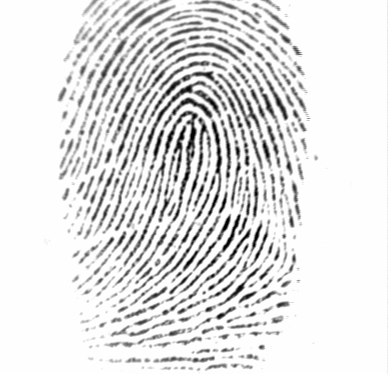
#> input picture images/102_1.jpg, 388 x 374 px; its folder holds only this picture in this run
$ python -i temp.py   (imports and definitions only)
#> lines starting #> are read from the running program, lines starting #| are printed output that depends on the picture; after the words box and inside, x2 and y2 are one past the last pixel; in counts of white or black regions, pixels touching at a corner belong together
#> further down, picture is the input picture: shape (374, 388, 3); min 0, max 255, mean 226.3
import cv2 as cv
import cv2
import numpy as np
import pandas as pd
import glob
from functools import reduce
import operator

def orient_certainty(mat,sobelx,sobely):
		C = np.asarray([[0, 0],[0,0]])
		for x in range(32):
			for y in range(32):
				dx = sobelx[x,y]/(32)
				dy = sobely[x,y]/(32)
				C = C + np.asarray([[dx*dx, dy*dx],[dy*dx,dy*dy]])
		return ((C[0][0] + C[1][1] - np.sqrt((C[0][0] - C[1][1])**2 + 4*(C[0][1])**2))/(C[0][0] + C[1][1] + np.sqrt((C[0][0] - C[1][1])**2 + 4*(C[0][1])**2)))

def skeletonize(mat):
		size = np.size(mat)
#> size = 435336
		skel = np.zeros(mat.shape,np.uint8)
		ret,mat2 = cv2.threshold(mat,127,255,0)
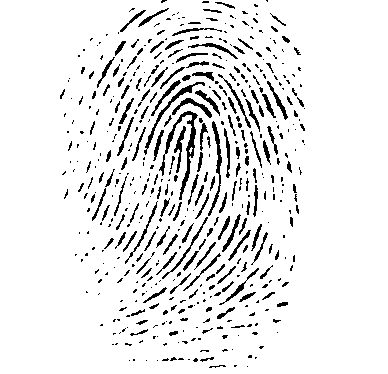
#> mat2: shape (374, 388, 3); 91.6% white; black in thin lines or dots, all inside (x1, y1, x2, y2) = (60, 0, 305, 368)
		element = cv2.getStructuringElement(cv2.MORPH_CROSS,(3,3))
		done = False
		c = 0
		while( not done):
		    eroded = cv2.erode(mat2,element)
		    temp = cv2.dilate(eroded,element)
		    temp = cv2.subtract(mat2,temp)
		    skel = cv2.bitwise_or(skel,temp)
		    mat2 = eroded.copy()
		    c = c+1
		    zeros = size - cv2.countNonZero(mat2)
		    if zeros==size or c>100:
		        done = True
#> this loop made 1 pass
#> pass 1, in skeletonize, `eroded = cv2.erode(mat2,element)`:
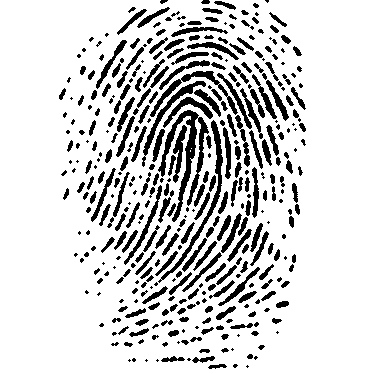
#> eroded: shape (374, 388, 3); 84% white; 393 black regions (141 under 20 px), largest, box (x1, y1, x2, y2) and area: (158, 110, 209, 222) 1476, (158, 120, 223, 283) 817, (150, 71, 238, 117) 602
#> pass 1, in skeletonize, `temp = cv2.dilate(eroded,element)`:
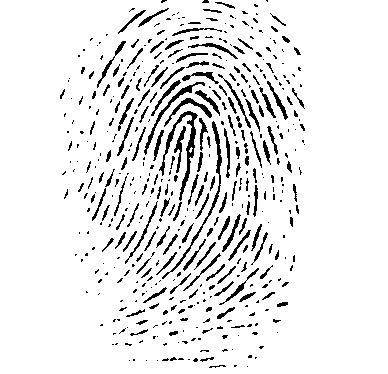
#> temp: shape (374, 388, 3); 91.5% white; black in thin lines or dots, all inside (x1, y1, x2, y2) = (60, 0, 305, 368)
#> pass 1, in skeletonize, `temp = cv2.subtract(mat2,temp)`:
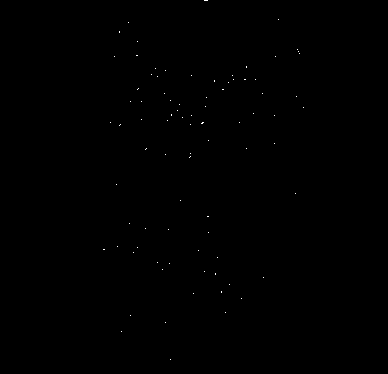
#> temp: shape (374, 388, 3); 0.07% white in thin lines or dots, all inside (x1, y1, x2, y2) = (103, 0, 304, 360)
#> after the loop, c = 1
		return skel

img_paths = glob.glob('D:\\Work\\Acad\\BTP\\data\\testDigitalPersona\\*\\*\\*\\*.png')
img_enh_paths = glob.glob('D:\\Work\\Acad\\BTP\\data\\testDigitalPersona\\*\\*\\*\\*_crop.bmp')
minutiae_paths = glob.glob('D:\\Work\\Acad\\BTP\\data\\testDigitalPersona\\*\\*\\*\\*_set.csv')
# done  = pd.read_csv('D:\\Work\\Acad\\BTP\\data\\trainGreenBit\\feature.csv')
data = pd.DataFrame()
done = []
# [30 lines not run here, left out]
# [1 line that did not run here, left out]
# [1 line that did not run here, left out]
# [1 line not run here, left out]

>>> import cv2
>>> picture = cv2.imread('images/102_1.jpg')
#> (the run stopped early here; a loop or call above may not have finished)

$ run again, on images/102_3.jpg
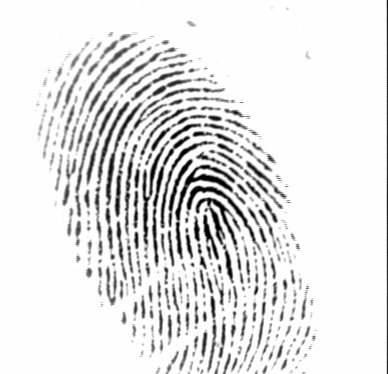
#> input picture images/102_3.jpg, 388 x 374 px
#> picture is the input picture: shape (374, 388, 3); min 0, max 255, mean 228.8
#> size = 435336
#> in skeletonize, `ret,mat2 = cv2.threshold(mat,127,255,0)`:
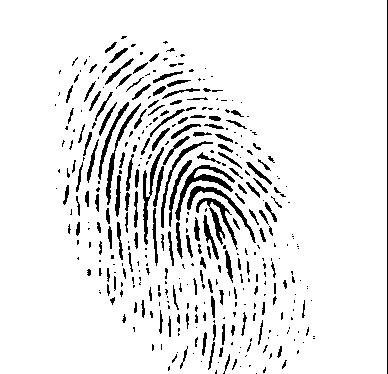
#> mat2: shape (374, 388, 3); 91.4% white; 370 black regions (219 under 20 px), largest, box (x1, y1, x2, y2) and area: (175, 165, 235, 221) 613, (196, 198, 238, 250) 510, (187, 186, 256, 243) 452
#> the loop in skeletonize, `while( not done):` made 1 pass
#> pass 1, in skeletonize, `eroded = cv2.erode(mat2,element)`:
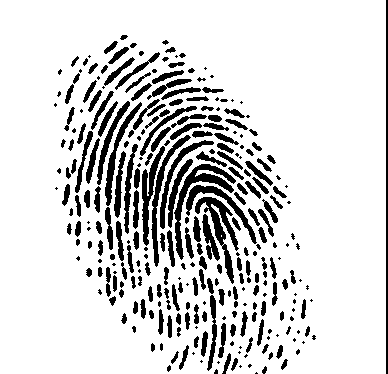
#> eroded: shape (374, 388, 3); 84.4% white; 292 black regions (92 under 20 px), largest, box (x1, y1, x2, y2) and area: (174, 164, 236, 260) 1079, (195, 197, 239, 284) 1005, (386, 0, 388, 374) 748
#> after the loop in skeletonize, `while( not done):`: c = 1

$ run again, on images/103_1.jpg
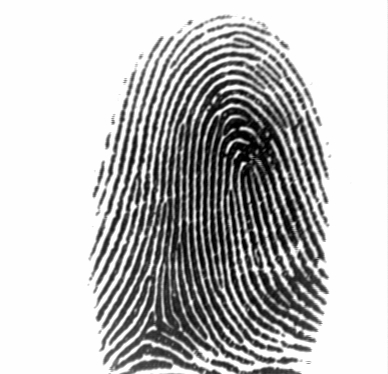
#> input picture images/103_1.jpg, 388 x 374 px
#> picture is the input picture: shape (374, 388, 3); min 0, max 255, mean 189.1
#> size = 435336
#> in skeletonize, `ret,mat2 = cv2.threshold(mat,127,255,0)`:
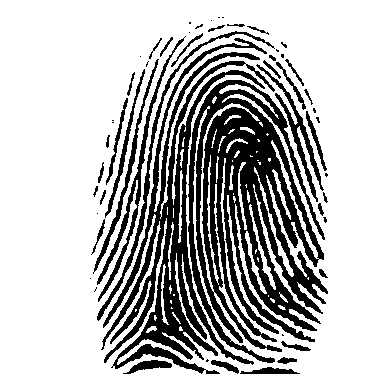
#> mat2: shape (374, 388, 3); 72.8% white; 56 black regions (22 under 20 px), largest, box (x1, y1, x2, y2) and area: (188, 80, 328, 363) 19543, (101, 38, 275, 374) 11976, (97, 36, 186, 302) 1492
#> the loop in skeletonize, `while( not done):` made 1 pass
#> pass 1, in skeletonize, `temp = cv2.subtract(mat2,temp)`:
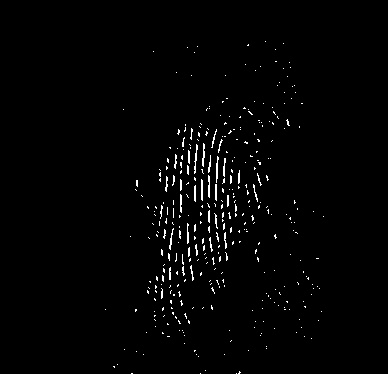
#> temp: shape (374, 388, 3); 1.5% white in thin lines or dots, all inside (x1, y1, x2, y2) = (105, 41, 324, 374)
#> after the loop in skeletonize, `while( not done):`: c = 1
